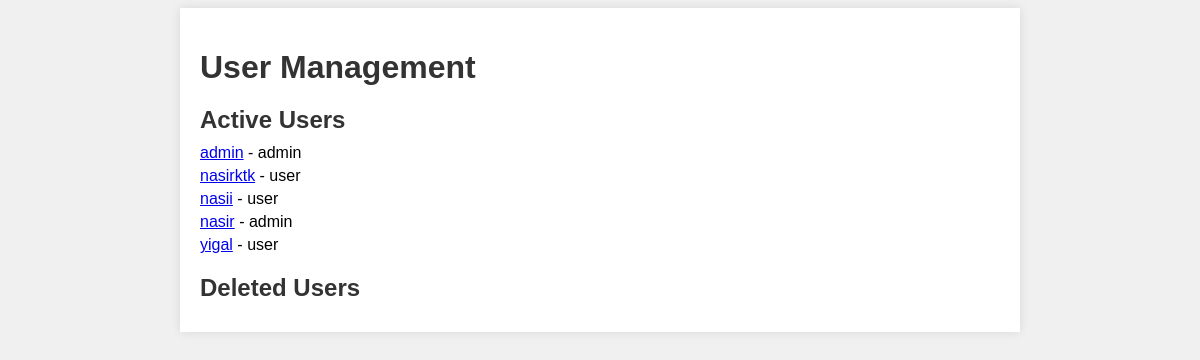
Page /user-management (signed in) on the earlier database version.
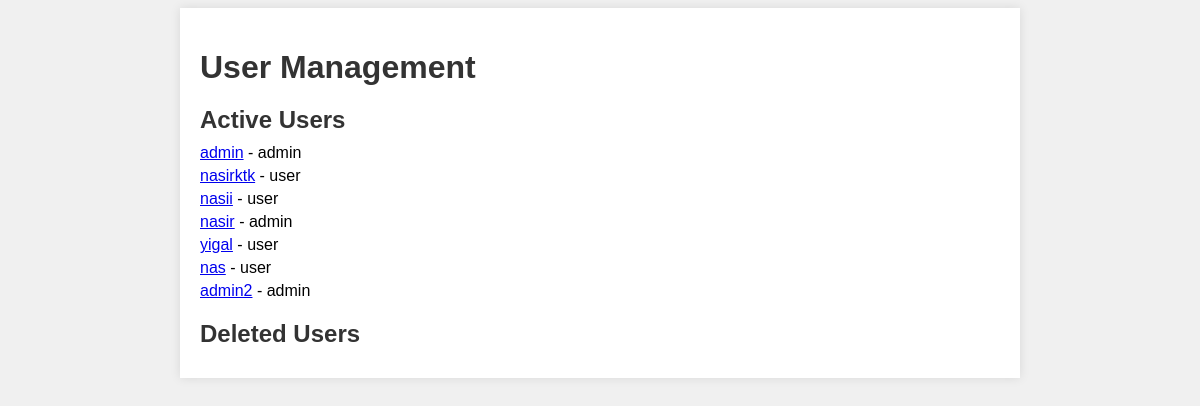
Same page on the later database version.
### tables this page shows
CREATE TABLE users (id INTEGER PRIMARY KEY AUTOINCREMENT, username TEXT NOT NULL, password TEXT NOT NULL, role TEXT NOT NULL, is_deleted INTEGER DEFAULT 0);

### app.py (the view)
@app.route('/user-management')
def user_management():
    if check_login() and session['role'] == 'admin':
        conn = get_db_connection()
        cursor = conn.cursor()
        cursor.execute('SELECT * FROM users WHERE is_deleted = 0')
        users = cursor.fetchall()
        conn.close()
        return render_template('user_management.html', users=users)
    else:
        return redirect('/login')

### app.py (called while the page is built)
def get_db_connection():
    conn = sqlite3.connect('workflows.db')
    conn.row_factory = sqlite3.Row
    return conn

def check_login():
    return 'username' in session and 'role' in session

### templates/user_management.html (shortened to what this page needs)
<!DOCTYPE html>
<html>
<head>
    <link rel="stylesheet" type="text/css" href="{{ url_for('static', filename='styles.css') }}">
</head>
<body>
    <div class="container">
        <h1>User Management</h1>
        <h2>Active Users</h2>
        <ul>
            {% for user in users %}
                <li><a href="/user-data/{{ user['id'] }}">{{ user['username'] }}</a> - {{ user['role'] }}</li>
            {% endfor %}
        </ul>
        <h2>Deleted Users</h2>
    </div>
</body>
</html>

### static/styles.css (style rules this page uses)
body { font-family: Arial, sans-serif; background-color: #f0f0f0; }
.container { max-width: 800px; margin: 0 auto; padding: 20px; background-color: #fff; box-shadow: 0px 0px 10px rgba(0, 0, 0, 0.1); }
h1, h2 { margin-bottom: 10px; color: #333; }
ul { margin: 0; padding: 0; list-style: none; }
li { margin-bottom: 5px; }

Differences in the rows shown:
added users: username "nas", role "user"
added users: username "admin2", role "admin"
